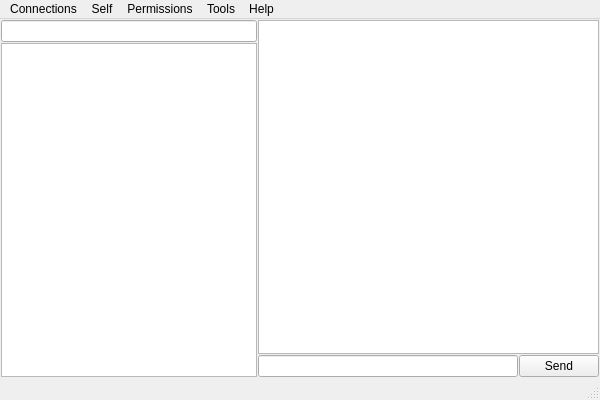
<?xml version="1.0" encoding="UTF-8"?>
<ui version="4.0">
 <class>Messager</class>
 <widget class="QMainWindow" name="Messager">
  <property name="geometry">
   <rect>
    <x>0</x>
    <y>0</y>
    <width>600</width>
    <height>400</height>
   </rect>
  </property>
  <property name="minimumSize">
   <size>
    <width>600</width>
    <height>400</height>
   </size>
  </property>
  <property name="windowTitle">
   <string>Postogramm</string>
  </property>
  <widget class="QWidget" name="centralwidget">
   <layout class="QHBoxLayout" name="horizontalLayout" stretch="0,2">
    <property name="spacing">
     <number>1</number>
    </property>
    <property name="leftMargin">
     <number>1</number>
    </property>
    <property name="topMargin">
     <number>1</number>
    </property>
    <property name="rightMargin">
     <number>1</number>
    </property>
    <property name="bottomMargin">
     <number>1</number>
    </property>
    <item>
     <layout class="QVBoxLayout" name="verticalLayout">
      <item>
       <widget class="QLineEdit" name="search_t"/>
      </item>
      <item>
       <widget class="QListWidget" name="room_list"/>
      </item>
     </layout>
    </item>
    <item>
     <layout class="QVBoxLayout" name="chat_layout">
      <property name="spacing">
       <number>1</number>
      </property>
      <item>
       <widget class="QListWidget" name="chat_list"/>
      </item>
      <item>
       <layout class="QHBoxLayout" name="messag_area">
        <item>
         <widget class="QLineEdit" name="message_box"/>
        </item>
        <item>
         <widget class="QPushButton" name="send_message">
          <property name="text">
           <string>Send</string>
          </property>
         </widget>
        </item>
       </layout>
      </item>
     </layout>
    </item>
   </layout>
  </widget>
  <widget class="QMenuBar" name="menubar">
   <property name="geometry">
    <rect>
     <x>0</x>
     <y>0</y>
     <width>600</width>
     <height>21</height>
    </rect>
   </property>
   <widget class="QMenu" name="menuConnections">
    <property name="title">
     <string>Connections</string>
    </property>
    <addaction name="actionConnect"/>
    <addaction name="actionDisconnect_from_current"/>
    <addaction name="actionServer_list"/>
   </widget>
   <widget class="QMenu" name="menuSelf">
    <property name="title">
     <string>Self</string>
    </property>
    <addaction name="actionChange_password"/>
    <addaction name="actionChange_nickname"/>
    <addaction name="actionChange_username"/>
   </widget>
   <widget class="QMenu" name="menuPermissions">
    <property name="title">
     <string>Permissions</string>
    </property>
   </widget>
   <widget class="QMenu" name="menuTools">
    <property name="title">
     <string>Tools</string>
    </property>
    <addaction name="actionChange_proxy"/>
    <addaction name="actionChange_username_2"/>
   </widget>
   <widget class="QMenu" name="menuHelp">
    <property name="title">
     <string>Help</string>
    </property>
   </widget>
   <addaction name="menuConnections"/>
   <addaction name="menuSelf"/>
   <addaction name="menuPermissions"/>
   <addaction name="menuTools"/>
   <addaction name="menuHelp"/>
  </widget>
  <widget class="QStatusBar" name="statusbar"/>
  <action name="actionConnect">
   <property name="text">
    <string>Connect</string>
   </property>
  </action>
  <action name="actionDisconnect_from_current">
   <property name="text">
    <string>Disconnect from current</string>
   </property>
  </action>
  <action name="actionServer_list">
   <property name="text">
    <string>Server list</string>
   </property>
  </action>
  <action name="actionChange_password">
   <property name="text">
    <string>Change password</string>
   </property>
  </action>
  <action name="actionChange_nickname">
   <property name="text">
    <string>Change nickname</string>
   </property>
  </action>
  <action name="actionChange_username">
   <property name="text">
    <string>Change username</string>
   </property>
  </action>
  <action name="actionChange_proxy">
   <property name="text">
    <string>Change proxy</string>
   </property>
  </action>
  <action name="actionChange_username_2">
   <property name="text">
    <string>Change username</string>
   </property>
  </action>
  <action name="actionDisconnect">
   <property name="text">
    <string>Disconnect</string>
   </property>
  </action>
 </widget>
 <resources/>
 <connections/>
</ui>
